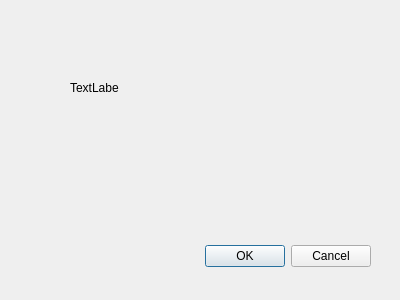
<?xml version="1.0" encoding="UTF-8"?>
<ui version="4.0">
 <class>Dialog</class>
 <widget class="QDialog" name="Dialog">
  <property name="geometry">
   <rect>
    <x>0</x>
    <y>0</y>
    <width>400</width>
    <height>300</height>
   </rect>
  </property>
  <property name="windowTitle">
   <string>Dialog</string>
  </property>
  <widget class="QDialogButtonBox" name="buttonBox">
   <property name="geometry">
    <rect>
     <x>30</x>
     <y>240</y>
     <width>341</width>
     <height>32</height>
    </rect>
   </property>
   <property name="orientation">
    <enum>Qt::Horizontal</enum>
   </property>
   <property name="standardButtons">
    <set>QDialogButtonBox::Cancel|QDialogButtonBox::Ok</set>
   </property>
  </widget>
  <widget class="QLabel" name="label">
   <property name="geometry">
    <rect>
     <x>70</x>
     <y>80</y>
     <width>49</width>
     <height>16</height>
    </rect>
   </property>
   <property name="text">
    <string>TextLabel</string>
   </property>
  </widget>
 </widget>
 <resources/>
 <connections>
  <connection>
   <sender>buttonBox</sender>
   <signal>accepted()</signal>
   <receiver>Dialog</receiver>
   <slot>accept()</slot>
   <hints>
    <hint type="sourcelabel">
     <x>248</x>
     <y>254</y>
    </hint>
    <hint type="destinationlabel">
     <x>157</x>
     <y>274</y>
    </hint>
   </hints>
  </connection>
  <connection>
   <sender>buttonBox</sender>
   <signal>rejected()</signal>
   <receiver>Dialog</receiver>
   <slot>reject()</slot>
   <hints>
    <hint type="sourcelabel">
     <x>316</x>
     <y>260</y>
    </hint>
    <hint type="destinationlabel">
     <x>286</x>
     <y>274</y>
    </hint>
   </hints>
  </connection>
 </connections>
</ui>
